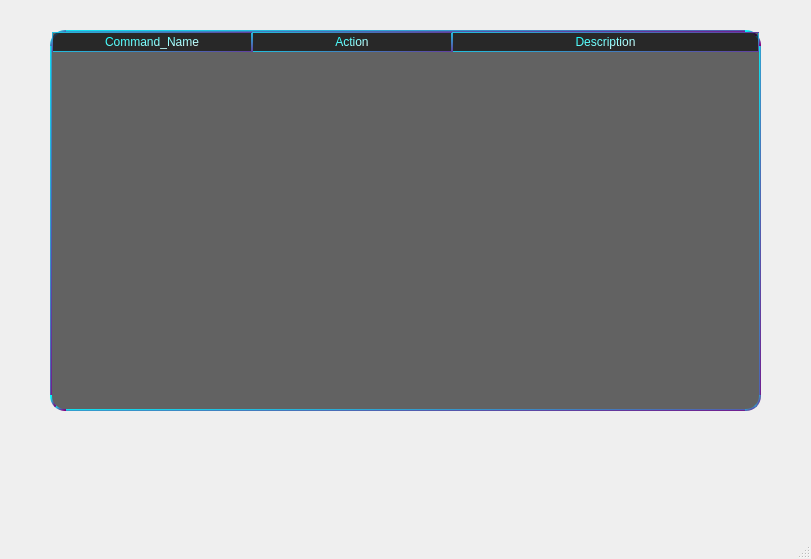
<?xml version="1.0" encoding="UTF-8"?>
<ui version="4.0">
 <class>command_screen</class>
 <widget class="QMainWindow" name="command_screen">
  <property name="geometry">
   <rect>
    <x>0</x>
    <y>0</y>
    <width>811</width>
    <height>559</height>
   </rect>
  </property>
  <property name="windowTitle">
   <string>MainWindow</string>
  </property>
  <widget class="QWidget" name="centralwidget">
   <widget class="QTableWidget" name="tableWidget">
    <property name="geometry">
     <rect>
      <x>50</x>
      <y>30</y>
      <width>711</width>
      <height>381</height>
     </rect>
    </property>
    <property name="styleSheet">
     <string notr="true"> QTableWidget {
        background-color: rgba(0, 0, 0, 150);  /* Semi-transparent black background */
        color: #FFFFFF;  /* Default text color */
        font: bold 12px &quot;Arial&quot;;
        gridline-color: qlineargradient(spread:pad, x1:0, y1:0, x2:1, y2:1, stop:0 cyan, stop:1 purple);
        border: 2px solid qlineargradient(spread:pad, x1:0, y1:0, x2:1, y2:1, stop:0 cyan, stop:1 purple);
        border-radius: 15px;  /* Rounded corners */
    }
    QTableWidget::item {
        background-color: rgba(0, 0, 0, 50);  /* Semi-transparent black */
        border: 1px solid qlineargradient(spread:pad, x1:0, y1:0, x2:1, y2:1, stop:0 cyan, stop:1 purple);
        padding: 5px;
    }
    QHeaderView::section {
        background-color: rgba(0, 0, 0, 150);  /* Semi-transparent black */
        color: qlineargradient(spread:pad, x1:0, y1:0, x2:1, y2:1, stop:0 cyan, stop:1 white);  /* Gradient text color */
        font: bold 14px &quot;Arial&quot;;
        border: 1px solid qlineargradient(spread:pad, x1:0, y1:0, x2:1, y2:1, stop:0 cyan, stop:1 purple);
    }
    QHeaderView {
        background-color: transparent;
    }
    QTableCornerButton::section {
        background-color: rgba(0, 0, 0, 150);  /* Semi-transparent black */
        border: 1px solid qlineargradient(spread:pad, x1:0, y1:0, x2:1, y2:1, stop:0 cyan, stop:1 purple);
    }</string>
    </property>
    <property name="gridStyle">
     <enum>Qt::SolidLine</enum>
    </property>
    <property name="sortingEnabled">
     <bool>false</bool>
    </property>
    <attribute name="horizontalHeaderVisible">
     <bool>true</bool>
    </attribute>
    <attribute name="horizontalHeaderCascadingSectionResizes">
     <bool>true</bool>
    </attribute>
    <attribute name="horizontalHeaderDefaultSectionSize">
     <number>200</number>
    </attribute>
    <attribute name="horizontalHeaderShowSortIndicator" stdset="0">
     <bool>true</bool>
    </attribute>
    <attribute name="horizontalHeaderStretchLastSection">
     <bool>true</bool>
    </attribute>
    <attribute name="verticalHeaderVisible">
     <bool>false</bool>
    </attribute>
    <attribute name="verticalHeaderCascadingSectionResizes">
     <bool>false</bool>
    </attribute>
    <attribute name="verticalHeaderHighlightSections">
     <bool>true</bool>
    </attribute>
    <attribute name="verticalHeaderShowSortIndicator" stdset="0">
     <bool>false</bool>
    </attribute>
    <attribute name="verticalHeaderStretchLastSection">
     <bool>false</bool>
    </attribute>
    <column>
     <property name="text">
      <string>Command_Name</string>
     </property>
    </column>
    <column>
     <property name="text">
      <string>Action</string>
     </property>
    </column>
    <column>
     <property name="text">
      <string>Description</string>
     </property>
    </column>
   </widget>
   <widget class="QLabel" name="label">
    <property name="geometry">
     <rect>
      <x>0</x>
      <y>0</y>
      <width>811</width>
      <height>511</height>
     </rect>
    </property>
    <property name="text">
     <string/>
    </property>
    <property name="pixmap">
     <pixmap>Images/Commands.png</pixmap>
    </property>
    <property name="scaledContents">
     <bool>true</bool>
    </property>
   </widget>
   <zorder>label</zorder>
   <zorder>tableWidget</zorder>
  </widget>
  <widget class="QMenuBar" name="menubar">
   <property name="geometry">
    <rect>
     <x>0</x>
     <y>0</y>
     <width>811</width>
     <height>21</height>
    </rect>
   </property>
  </widget>
  <widget class="QStatusBar" name="statusbar"/>
 </widget>
 <resources/>
 <connections/>
</ui>
